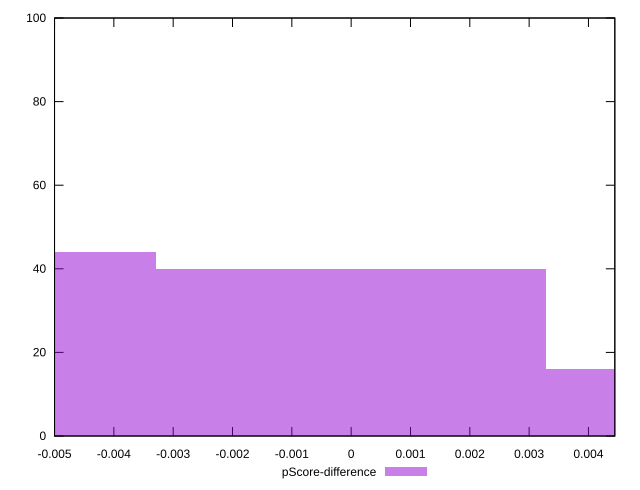

The script that saved this image:
reset

$pScoreDifference <<EOF
0 40
0.006575068328862036 16
-0.006575068328862036 44
EOF

set key outside below
set boxwidth 0.006575068328862036
set xrange [-0.0050000000000000044:0.004444444444444473]
set yrange [0:100]
set trange [0:100]
set style fill transparent solid 0.5 noborder
set terminal svg size 640, 490 enhanced background rgb 'white'
set output "reprap/unused-css-rules/samples/pages/pScore-difference/histogram.svg"

plot $pScoreDifference title "pScore-difference" with boxes

reset
